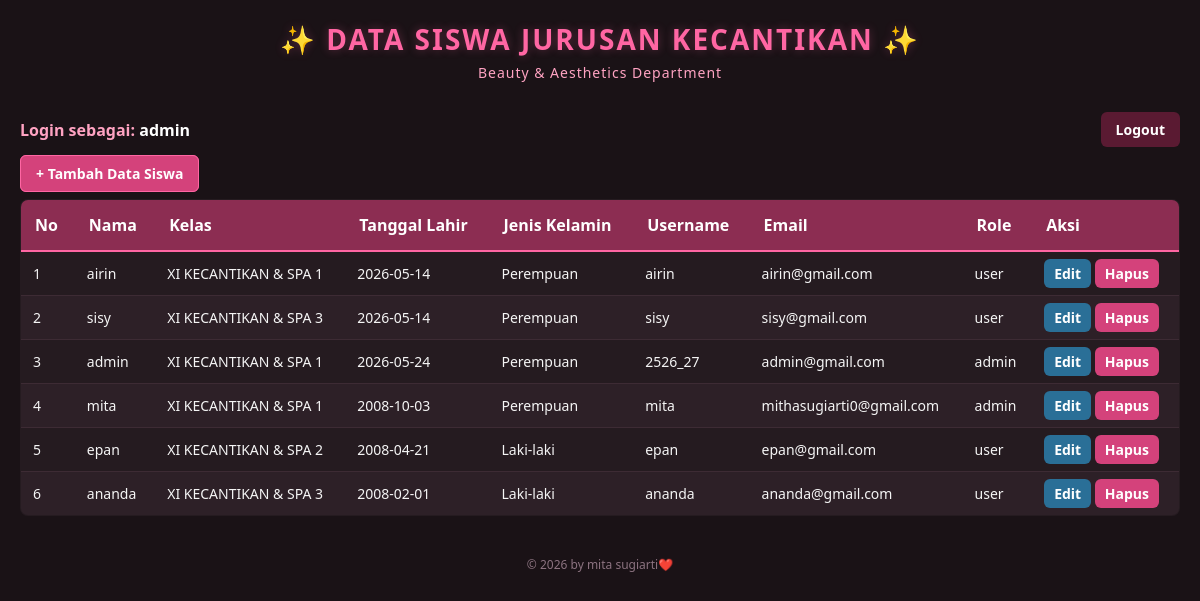
Screenshot of /index.php (signed in) with the database file from the repository.
### tables this page shows
CREATE TABLE `users` (
  `id` int(11) NOT NULL,
  `nama` varchar(100) NOT NULL,
  `kelas` varchar(50) NOT NULL,
  `tanggal_lahir` date NOT NULL,
  `jenis_kelamin` varchar(20) NOT NULL,
  `username` varchar(50) NOT NULL,
  `email` varchar(100) NOT NULL,
  `password` varchar(255) NOT NULL,
  `role` varchar(20) NOT NULL
);

### index.php (the view, shortened to what this page needs)
<?php
include 'koneksi.php';
$result = mysqli_query($koneksi, "SELECT * FROM users");
?>
<!DOCTYPE html>
<html lang="id">
<head>
</head>
<body>
<div class="header-title">✨ DATA SISWA JURUSAN KECANTIKAN ✨</div>
<div class="subtitle">Beauty & Aesthetics Department</div>
<div class="status-bar">
    <div style="color: #ffa3c2; font-weight: bold;">Login sebagai: <span style="color: white;"><?= htmlspecialchars($_SESSION['role']); ?></span></div>
    <a href="logout.php" class="btn btn-logout">Logout</a>
</div>
<a href="tambah.php" class="btn btn-tambah">+ Tambah Data Siswa</a>
<table style="margin-top: 15px;">
    <thead>
        <tr>
            <th>No</th>
            <th>Nama</th>
            <th>Kelas</th>
            <th>Tanggal Lahir</th>
            <th>Jenis Kelamin</th>
            <th>Username</th>
            <th>Email</th>
            <th>Role</th>
            <th>Aksi</th>
        </tr>
    </thead>
    <tbody>
        <?php $no = 1; while($row = mysqli_fetch_assoc($result)) : ?>
        <tr>
            <td><?= $no++; ?></td>
            <td><?= htmlspecialchars($row['nama']); ?></td>
            <td><?= htmlspecialchars($row['kelas']); ?></td>
            <td><?= htmlspecialchars($row['tanggal_lahir']); ?></td>
            <td><?= htmlspecialchars($row['jenis_kelamin']); ?></td>
            <td><?= htmlspecialchars($row['username']); ?></td>
            <td><?= htmlspecialchars($row['email']); ?></td>
            <td><?= htmlspecialchars($row['role']); ?></td>
            <td>
                <?php if ($_SESSION['role'] == 'admin') : ?>
                <a href="edit.php?id=<?= $row['id']; ?>" class="btn btn-edit">Edit</a>
                <a href="hapus.php?id=<?= $row['id']; ?>" class="btn btn-hapus" onclick="return confirm('Yakin ingin menghapus data siswa ini?')">Hapus</a>
                <?php else : ?>
                <span style="color: #666; font-style: italic;">Tidak ada akses</span>
                <?php endif; ?>
            </td>
        </tr>
        <?php endwhile; ?>
    </tbody>
</table>
<div class="footer">
    &copy; 2026 by mita sugiarti❤️
</div>
</body>
</html>

### index.php (style rules this page uses)
body { background-color: #1a1216; color: #f5f5f5; font-family: 'Segoe UI', Arial, sans-serif; margin: 0; padding: 20px; }
.header-title { text-align: center; color: #ff66a3; font-size: 28px; font-weight: bold; margin-bottom: 5px; letter-spacing: 2px; text-shadow: 0 0 10px rgba(255, 102, 163, 0.3); }
.subtitle { text-align: center; color: #ffa3c2; font-size: 14px; margin-bottom: 30px; letter-spacing: 1px; }
.status-bar { display: flex; justify-content: space-between; align-items: center; margin-bottom: 15px; }
.btn { padding: 8px 15px; border-radius: 6px; text-decoration: none; color: white; font-weight: bold; font-size: 14px; transition: 0.3s; }
.btn-tambah { background-color: #d4427b; border: 1px solid #ff66a3; }
.btn-logout { background-color: #5a1a32; }
.btn-edit { background-color: #2a6f97; padding: 5px 10px; }
.btn-hapus { background-color: #d4427b; padding: 5px 10px; }
table { width: 100%; border-collapse: collapse; background-color: #251b20; border: 1px solid #3d2b34; border-radius: 8px; overflow: hidden; }
th { background-color: #8c2d52; color: white; padding: 14px; text-align: left; border-bottom: 2px solid #ff66a3; }
td { padding: 12px; border-bottom: 1px solid #3d2b34; font-size: 14px; }
tr:nth-child(even) { background-color: #2d2027; }
.footer { text-align: center; margin-top: 40px; color: #8c7380; font-size: 12px; }

### rows the page displays
users: nama "airin", kelas "XI KECANTIKAN & SPA 1", tanggal_lahir "2026-05-14", jenis_kelamin "Perempuan", username "airin", email "airin@gmail.com", role "user"
users: nama "sisy", kelas "XI KECANTIKAN & SPA 3", tanggal_lahir "2026-05-14", jenis_kelamin "Perempuan", username "sisy", email "sisy@gmail.com", role "user"
users: nama "admin", kelas "XI KECANTIKAN & SPA 1", tanggal_lahir "2026-05-24", jenis_kelamin "Perempuan", username "2526_27", email "admin@gmail.com", role "admin"
users: nama "mita", kelas "XI KECANTIKAN & SPA 1", tanggal_lahir "2008-10-03", jenis_kelamin "Perempuan", username "mita", email "mithasugiarti0@gmail.com", role "admin"
users: nama "epan", kelas "XI KECANTIKAN & SPA 2", tanggal_lahir "2008-04-21", jenis_kelamin "Laki-laki", username "epan", email "epan@gmail.com", role "user"
users: nama "ananda", kelas "XI KECANTIKAN & SPA 3", tanggal_lahir "2008-02-01", jenis_kelamin "Laki-laki", username "ananda", email "ananda@gmail.com", role "user"

### other values shown
$_SESSION['role'] "admin"
